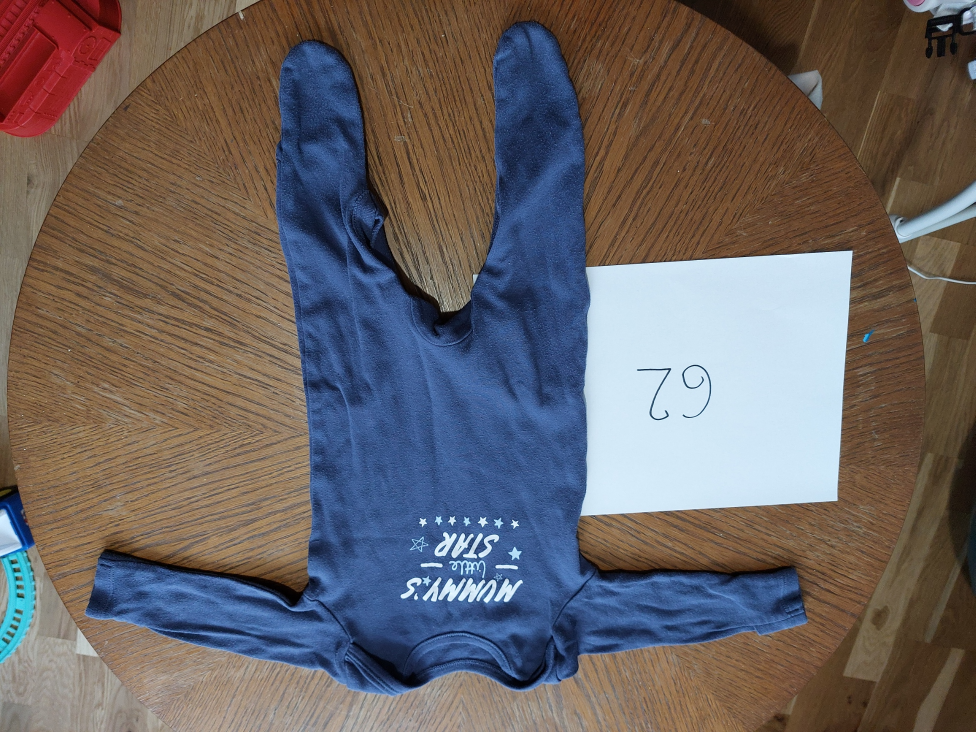
#> input picture test/20231112_133147.jpg, 1951 x 1464 px (shown at 1/2 size)
$ python -i display.py   (imports and definitions only)
#> lines starting #> are read from the running program, lines starting #| are printed output that depends on the picture
import cv2
import numpy as np
# from shi_tomasi import goodFeaturesToTrack_Demo
from utils import rescaleImage
from operations import seperateShapes

result_image = "threshold and edges"
canny_window = "canny"
thr_window = "threshold"

scale_percent = 25 # percent of original size

def nothing(x):
    pass

def threshAndEdges(image):
    if len(image.shape) == 3:
        gray_image = cv2.cvtColor(image, cv2.COLOR_BGR2GRAY)

    cv2.namedWindow(result_image)
    cv2.namedWindow(canny_window)
    cv2.namedWindow(thr_window)

    cv2.createTrackbar("blur kernel size", result_image, 3, 7, nothing)
    cv2.setTrackbarMin("blur kernel size", result_image, 3)

    cv2.createTrackbar("threshold", thr_window, 150, 255, nothing)

    cv2.createTrackbar("canny thr1", canny_window, 5, 255, nothing)
    cv2.createTrackbar("canny thr2", canny_window, 52, 255, nothing)

    # key=0
    while(True):
        k = cv2.waitKey(1) & 0xFF
        if k == 27:
            break

        blurSize = cv2.getTrackbarPos("blur kernel size", result_image)
        blurSize = 2*blurSize+1
        blur_image = cv2.GaussianBlur(gray_image, (blurSize, blurSize), 0)

        threshold = cv2.getTrackbarPos("threshold", thr_window)
        # threshold = 100
        # _, thresholdedImage = cv2.threshold(blur_image, threshold, 255, cv2.THRESH_BINARY + cv2.THRESH_OTSU)
        _, thresholdedImage = cv2.threshold(blur_image, threshold, 255, cv2.THRESH_BINARY)
        # cv2.createButton('do_threshold', lambda , [40, 50], 1, 0)

        thr1 = cv2.getTrackbarPos("canny thr1", canny_window)
        thr2 = cv2.getTrackbarPos("canny thr2", canny_window)
        contoursImage = cv2.Canny(blur_image, thr1, thr2)

        dilate_size = 1
        element = cv2.getStructuringElement(
            cv2.MORPH_ELLIPSE,
            (2 * dilate_size + 1, 2 * dilate_size + 1),
            (dilate_size, dilate_size),
        )
        contoursImage = cv2.dilate(contoursImage, element, iterations=3)
        contoursImage = 255 - contoursImage

        added = cv2.bitwise_and(thresholdedImage, contoursImage)

        cv2.imshow(result_image, rescaleImage(scale_percent, added))
        cv2.imshow(thr_window, rescaleImage(scale_percent, thresholdedImage))
        cv2.imshow(canny_window, rescaleImage(scale_percent, contoursImage))

    cv2.destroyAllWindows()
    cv2.imwrite("result/added.png", added)
    return added

>>> import cv2
>>> picture = cv2.imread('test/20231112_133147.jpg')
#> picture is the input picture: shape (1464, 1951, 3); mean B, G, R 99.4, 99.5, 106.7
>>> result = threshAndEdges(picture)
#> in threshAndEdges, `gray_image = cv2.cvtColor(image, cv2.COLOR_BGR2GRAY)`:
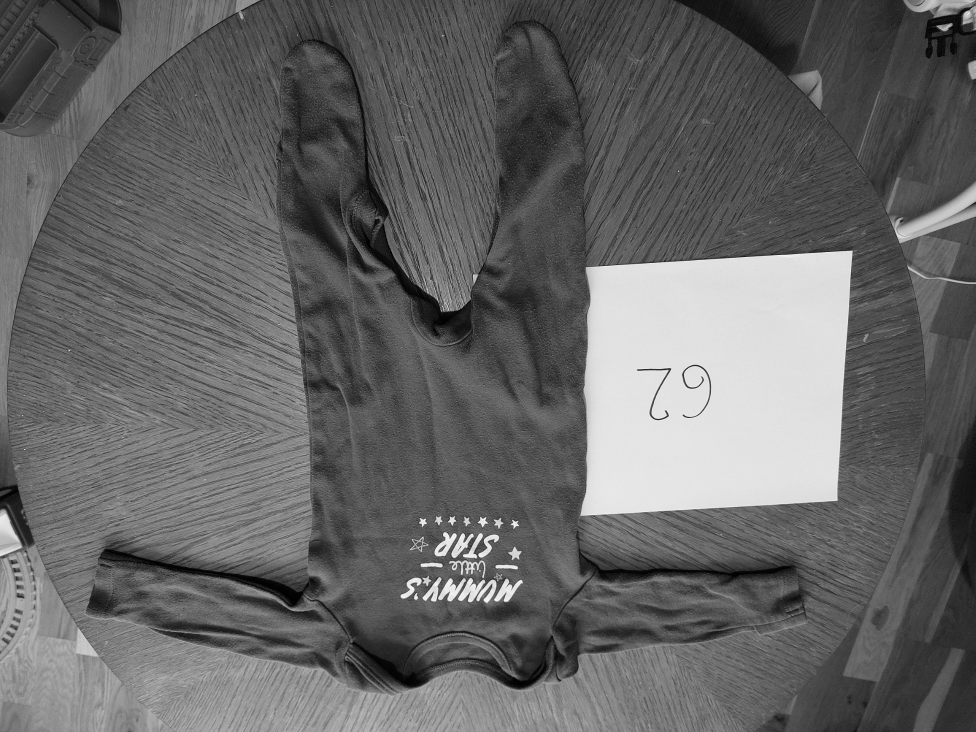
#> gray_image: shape (1464, 1951) (shown at 1/2 size); min 0, max 249, mean 101.6
#> (key Esc is pressed here)
#> (the run stopped early here; a loop or call above may not have finished)

$ run again, on test/20231112_133233.jpg
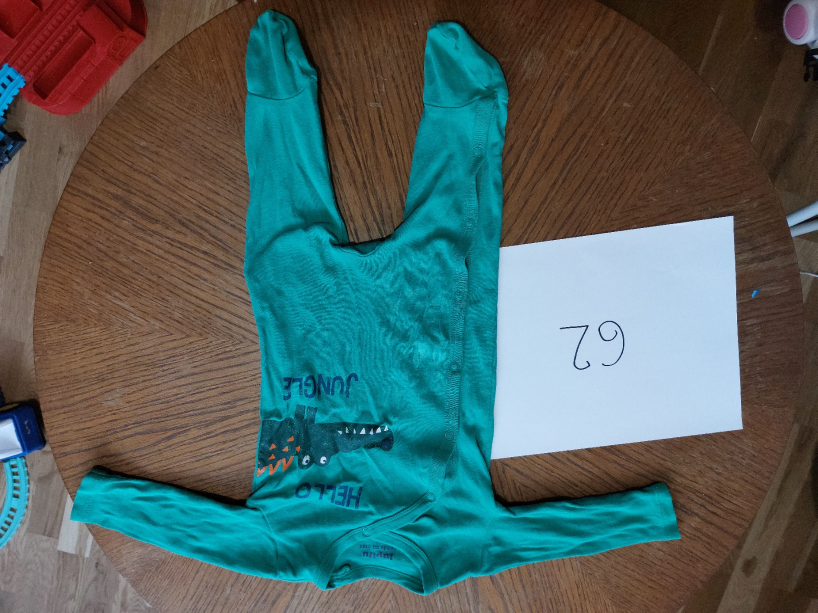
#> input picture test/20231112_133233.jpg, 1635 x 1226 px (shown at 1/2 size)
#> picture is the input picture: shape (1226, 1635, 3); mean B, G, R 98.3, 100.6, 78.8
#> in threshAndEdges, `gray_image = cv2.cvtColor(image, cv2.COLOR_BGR2GRAY)`:
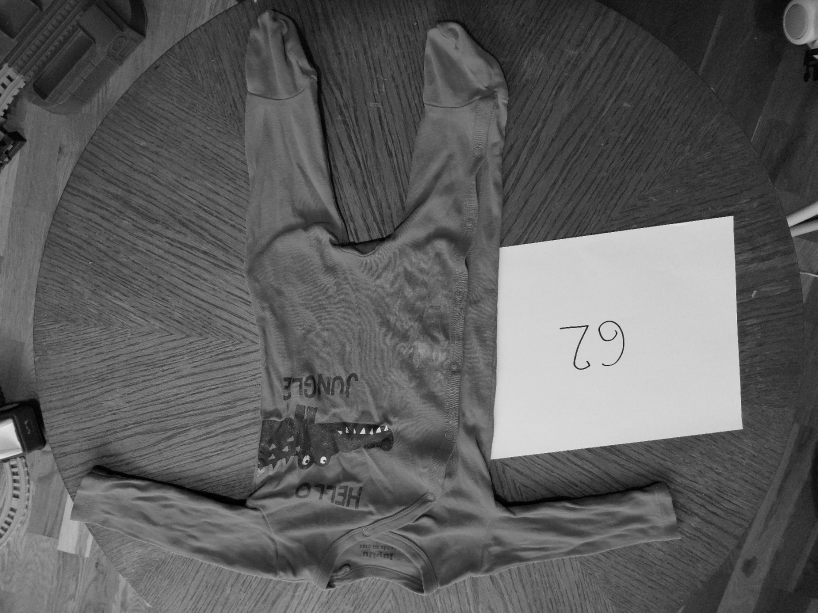
#> gray_image: shape (1226, 1635) (shown at 1/2 size); min 0, max 247, mean 93.8

$ run again, on test/20231112_133315.jpg
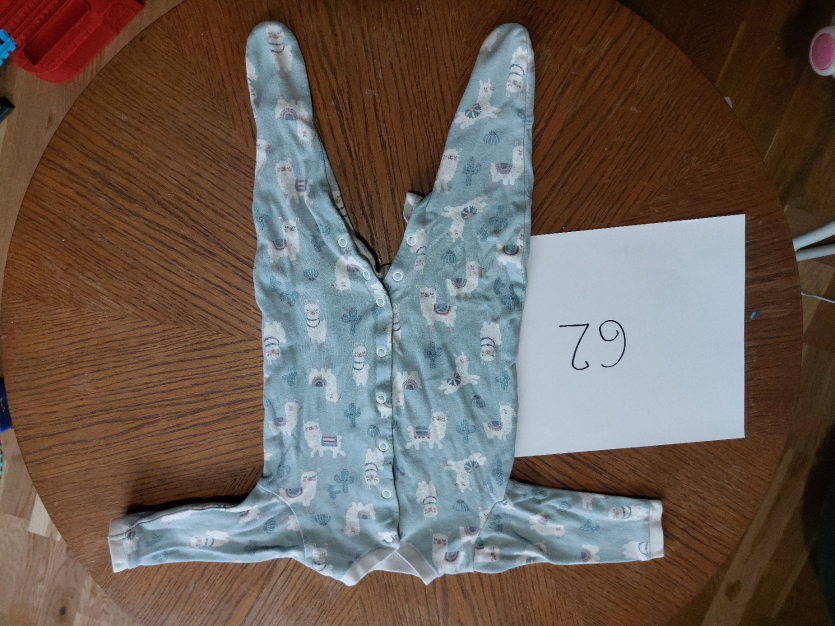
#> input picture test/20231112_133315.jpg, 1669 x 1252 px (shown at 1/2 size)
#> picture is the input picture: shape (1252, 1669, 3); mean B, G, R 85.2, 93.9, 106.7
#> in threshAndEdges, `gray_image = cv2.cvtColor(image, cv2.COLOR_BGR2GRAY)`:
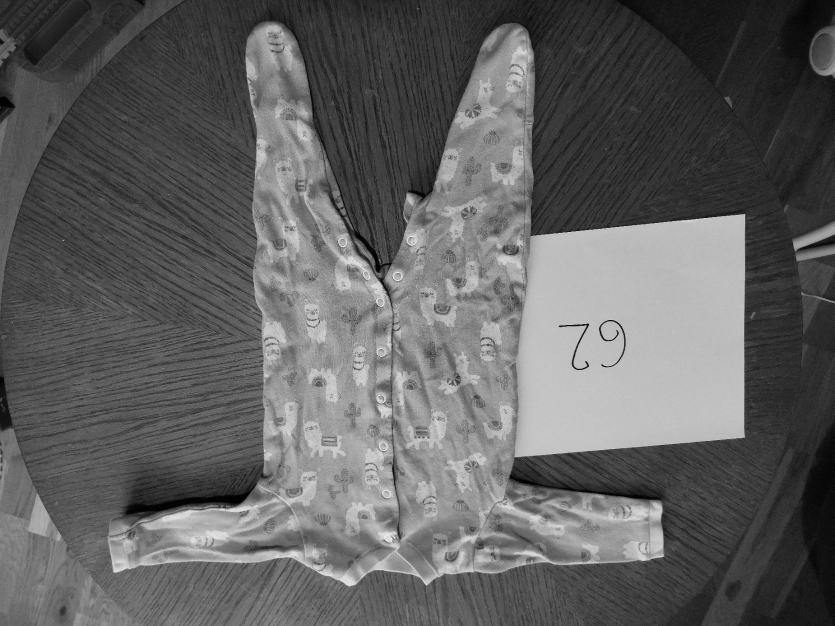
#> gray_image: shape (1252, 1669) (shown at 1/2 size); min 0, max 248, mean 96.7
